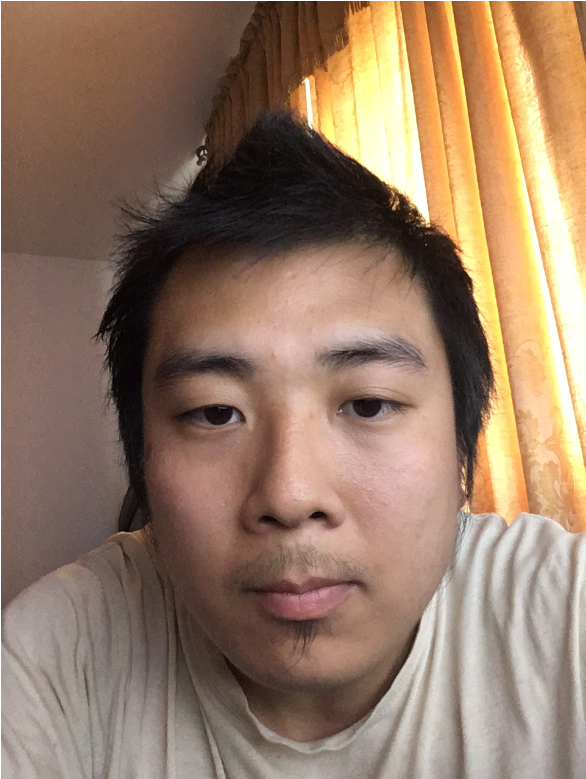
%> input picture ELEC498/Motion Detection/p1img.png, 586 x 779 px
$ octave q1a.m   (GNU Octave 9; MATLAB toolbox functions it lacks are replaced by stand-ins)
%> lines starting %> are read from the running program, lines starting %| are printed output that depends on the picture
%q1a2
clear
clc
clf

%img=imread('p1img.png');
%im=rgb2gray(img); %grayscale
%x=im2double(im); %uint8 to double

rgbImage=imread('p1img.png');
%> rgbImage is the input picture: size 779x586x3 uint8; mean R, G, B 149.4, 122.5, 101.6
% Transforming the image from RGB to YCbCr
yCbCrImage = rgb2ycbcr(rgbImage);
%> yCbCrImage: size 779x586x3 uint8; mean of channels 1, 2, 3 126.1, 114.9, 141.3
[yImage, crImage, cbImage] = imsplit(yCbCrImage);
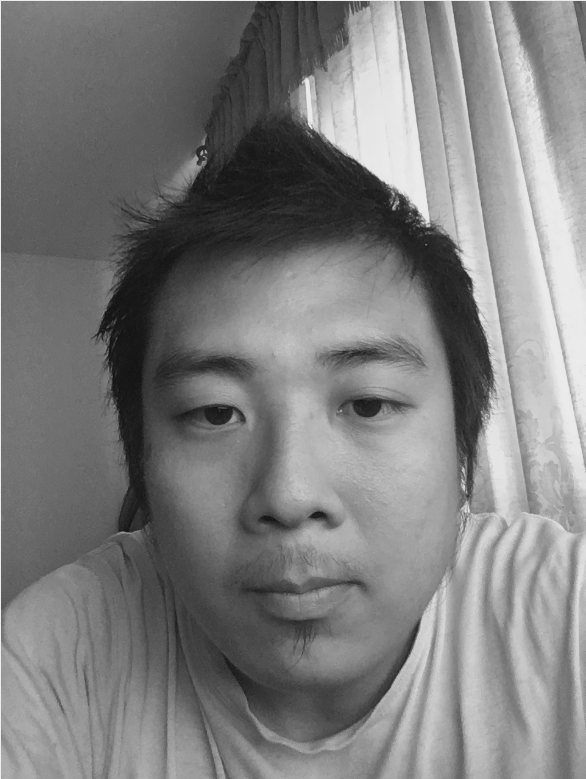
%> yImage: size 779x586 uint8; min 17, max 235, mean 126.1
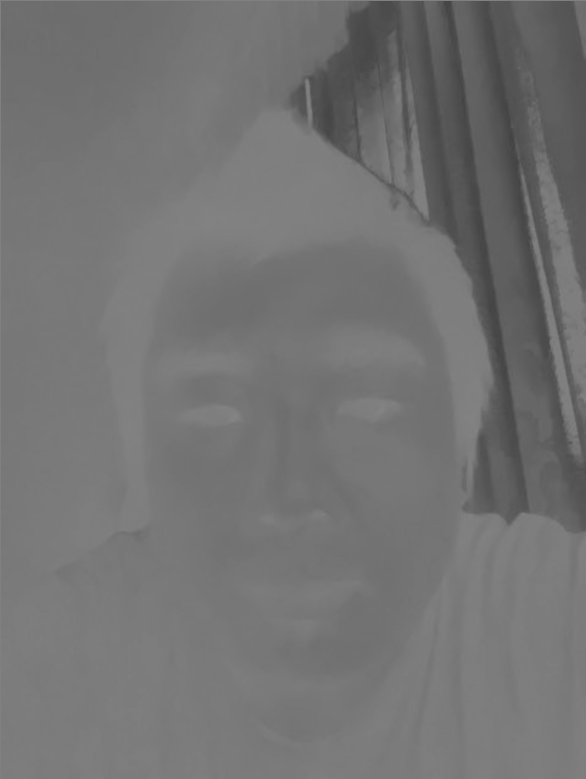
%> crImage: size 779x586 uint8; min 66, max 133, mean 114.9
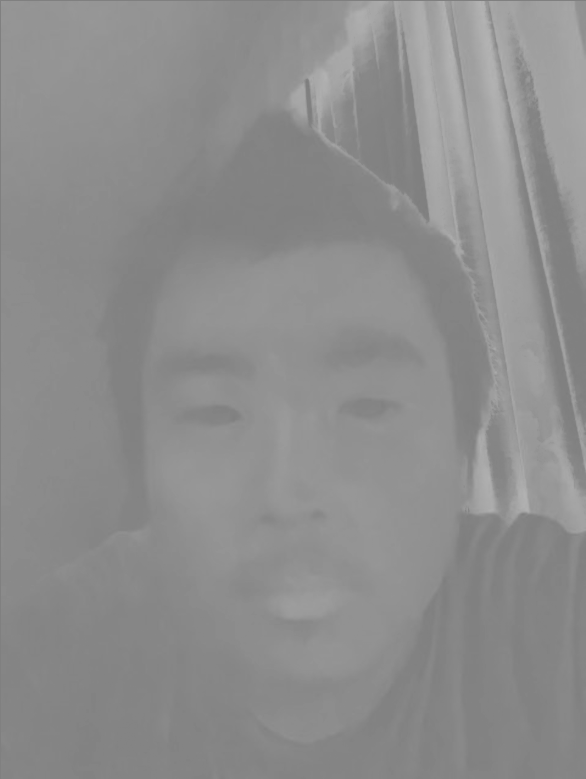
%> cbImage: size 779x586 uint8; min 125, max 181, mean 141.3
x=im2double(yImage); %uint8 to double

imhist(x);
title('Histogram of Grayscale of me');
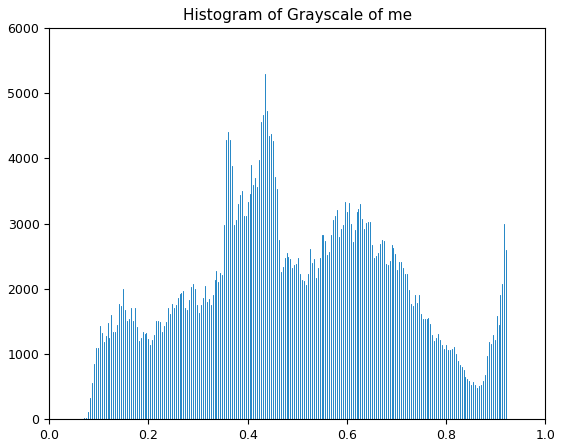
%> figure redrawn from the program's plot data; highest point at x = 0.435, y = 5294
%saveas(gcf,'q1a1.png');
